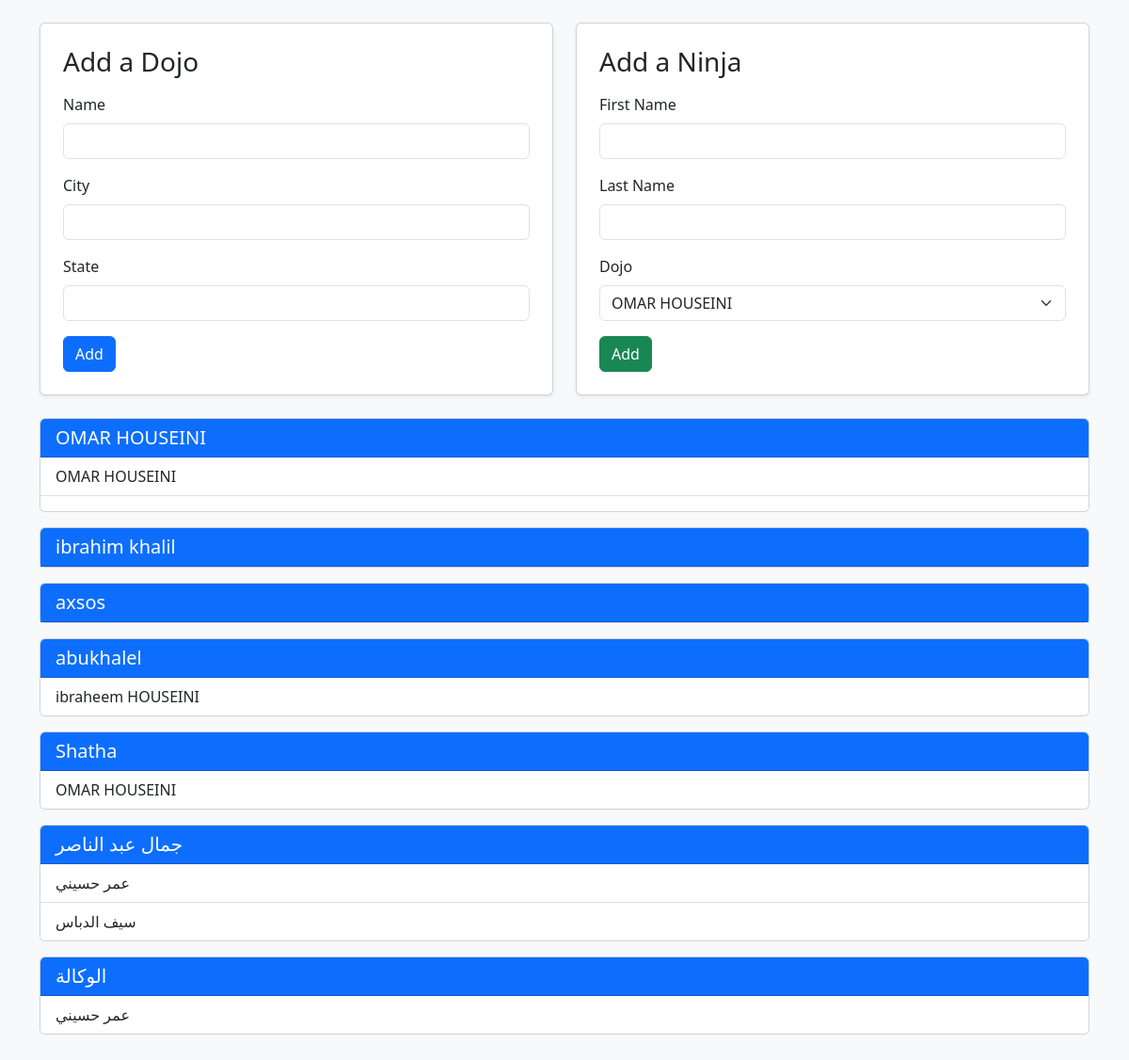
The page / on the database its author committed.
### dojo_ninjas_app/models.py (models this page shows, shortened)
class dojo(models.Model):
    name=models.CharField(max_length=255)
    city=models.CharField(max_length=255)
    state=models.CharField(max_length=2)
    created_at= models.DateTimeField(auto_now_add=True)
    updated_at=models.DateTimeField(auto_now=True)

class ninja(models.Model):
    dojo=models.ForeignKey(dojo, related_name="ninjas", on_delete = models.CASCADE)
    first_name=models.CharField(max_length=255)
    last_name=models.CharField(max_length=30)
    created_at = models.DateTimeField(auto_now_add=True)
    updated_at = models.DateTimeField(auto_now=True)

### dojo_ninjas_app/views.py (the view)
# urls.py: path('', views.index ,name ='index'),
def index(request):
    context={
        'dojos': models.all_dojo(),
        'ninjas':models.all_ninja()
    }
    return render(request,'index.html',context)

### dojo_ninjas_app/models.py (called while the page is built)
def all_dojo():
    return dojo.objects.all()

def all_ninja():
    return ninja.objects.all()

### dojo_ninjas_app/templates/index.html (shortened to what this page needs)
<!DOCTYPE html>
<html lang="en">
  <head>
    {% load static %}
    <link rel="stylesheet" type="text/css" href="{% static 'style.css' %}" />
    <link href="https://cdn.jsdelivr.net/npm/bootstrap@5.3.3/dist/css/bootstrap.min.css" rel="stylesheet"/>
  </head>
  <body class="bg-light p-4">
    <div class="container">
      <div class="row mb-4">
        <div class="col-md-6">
          <div class="card p-4 shadow-sm">
            <h3 class="card-title mb-3">Add a Dojo</h3>
            <form action="new_dojo" method="POST">
              <div class="mb-3">
                <label class="form-label">Name</label>
                <input type="text" name="name" class="form-control" />
              </div>
              <div class="mb-3">
                <label class="form-label">City</label>
                <input type="text" name="city" class="form-control" />
              </div>
              <div class="mb-3">
                <label class="form-label">State</label>
                <input type="text" name="state" class="form-control" />
              </div>
              <input type="submit" value="Add" class="btn btn-primary" />
            </form>
          </div>
        </div>
        <div class="col-md-6">
          <div class="card p-4 shadow-sm">
            <h3 class="card-title mb-3">Add a Ninja</h3>
            <form action="/new_ninja" method="POST">
              <div class="mb-3">
                <label class="form-label">First Name</label>
                <input type="text" name="first_name" class="form-control" />
              </div>
              <div class="mb-3">
                <label class="form-label">Last Name</label>
                <input type="text" name="last_name" class="form-control" />
              </div>
              <div class="mb-3">
                <label class="form-label">Dojo</label>
                <select name="specific_dojo" class="form-select">
                  {% for dojo in dojos %}
                  <option value="{{ dojo.id }}">{{ dojo.name }}</option>
                  {% endfor %}
                </select>
              </div>
              <input type="submit" value="Add" class="btn btn-success" />
            </form>
          </div>
        </div>
      </div>
      <div class="mt-4">
        {% for dojo in dojos %}
        <div class="card mb-3">
          <div class="card-header bg-primary text-white">
            <h5 class="mb-0">{{ dojo.name }}</h5>
          </div>
          <ul class="list-group list-group-flush">
            {% for ninja in dojo.ninjas.all %}
            <li class="list-group-item">{{ ninja.first_name }} {{ ninja.last_name }}</li>
            {% endfor %}
          </ul>
        </div>
        {% endfor %}
      </div>
    </div>
  </body>
</html>

### rows shown on the page
dojo: name "OMAR HOUSEINI"
ninja: first_name "OMAR", last_name "HOUSEINI"
dojo: name "ibrahim khalil"
dojo: name "axsos"
dojo: name "abukhalel"
ninja: first_name "ibraheem", last_name "HOUSEINI"
dojo: name "Shatha"
ninja: first_name "OMAR", last_name "HOUSEINI"
dojo: name "جمال عبد الناصر"
ninja: first_name "عمر", last_name "حسيني"
ninja: first_name "سيف", last_name "الدباس"
dojo: name "الوكالة"
ninja: first_name "عمر", last_name "حسيني"

### other values the page prints
form field specific_dojo "OMAR HOUSEINI"
